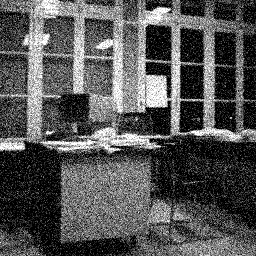
//> input picture office_noisy.png, 256 x 256 px
$ ./main   (built with g++ and OpenCV 4)
//> lines starting //> are read from the running program, lines starting //| are printed output that depends on the picture

#include <iostream>
#include <string>
#include "opencv2/core/core.hpp"
#include "opencv2/highgui/highgui.hpp"
#include "opencv2/imgproc/imgproc.hpp"

using namespace cv;
using namespace std;

double computeDiffusion(double v, double lambda);
double flux(const Mat& img, int x, int y, double lambda);
void peronaMalik(Mat& out, const Mat& in, double dt, double tMax, double lambda);

int main(int argc , char** argv)
{
  //Initialization of the data
  Mat img = imread("../office_noisy.png", CV_LOAD_IMAGE_GRAYSCALE);
//> img is the input picture: 256 rows x 256 cols, CV_8UC1; min 0, max 255, mean 84.7
  Mat out;

  double dt = 0.1, lambda = 10., tMax = 100.;

  img.convertTo(img, CV_64F); //Convert the image source in CV_64F (i.e float with a range of [0;1])
//> img: 256 rows x 256 cols, CV_64FC1

  peronaMalik(out, img, dt, tMax, lambda);
//> after the loop in peronaMalik, `while(abs(t - tMax) > eps)`:
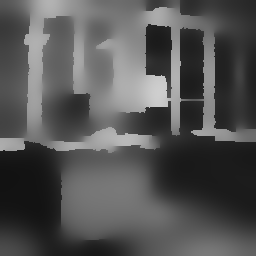
//> out: 256 rows x 256 cols, CV_64FC1; min 18.04, max 206.5, mean 84.7
//> after the loop in peronaMalik, `while(abs(t - tMax) > eps)`: t = 100

  double min, max;
  minMaxLoc(out, &min, &max);
//> min = 18.04; max = 206.5
  out.convertTo(out, CV_8U, 255./(max-min), -255.0*min/(max-min));
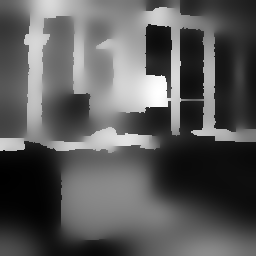
//> out: 256 rows x 256 cols, CV_8UC1; min 0, max 255, mean 90.1

  imshow("Non linear anisotropic diffusion", out);
  waitKey(0);

  return 0;
}

double computeDiffusion(double v, double lambda)
{
  return  1. /( 1 + (v*v/(lambda*lambda)) );
}

double flux(const Mat& img, int i, int j, double lambda)
{
  double current = img.at<double>(i, j);
  int width = img.cols;
  int height = img.rows;

  int prevI = i - 1;
  int nextI = i + 1;
  int prevJ = j - 1;
  int nextJ = j + 1;

  //Condition at the border of the image
  if(prevI < 0)
    prevI = 0;

  if(nextI >= height)
    nextI = height - 1;

  if(prevJ < 0)
    prevJ = 0;

  if(nextJ >= width)
    nextJ = width - 1;

  //Get the pixel in the neighborhood of (i,j)
  double pixelN = img.at<double>(prevI, j);
  double pixelS = img.at<double>(nextI, j);
  double pixelE = img.at<double>(i, nextJ);
  double pixelW = img.at<double>(i, prevJ);

  double pixelNW = img.at<double>(prevI, prevJ);
  double pixelSW = img.at<double>(nextI, prevJ);
  double pixelNE = img.at<double>(prevI, nextJ);
  double pixelSE = img.at<double>(nextI, nextJ);

  //Compute the conduction coefficients
  double diffN = computeDiffusion(abs(current - pixelN), lambda);
  double diffS = computeDiffusion(abs(current - pixelS), lambda);
  double diffE = computeDiffusion(abs(current - pixelE), lambda);
  double diffW = computeDiffusion(abs(current - pixelW), lambda);
  /*
  double diffNW = computeDiffusion(abs(pixelNW - current), lambda);
  double diffSW = computeDiffusion(abs(pixelSW - current), lambda);
  double diffNE = computeDiffusion(abs(pixelNE - current), lambda);
  double diffSE = computeDiffusion(abs(pixelSE - current), lambda);
  */

  //Compute the flux
  double delta = (diffN * (pixelN - current))
    + (diffS * (pixelS - current))
    + (diffE * (pixelE - current))
    + (diffW * (pixelW - current)) ;
    /*    + 0.5 * ( (diffNW *(pixelNW - current))
	      + (diffSW *(pixelSW - current))
	      + (diffNE *(pixelNE - current))
	      + (diffSE *(pixelSE - current))  );
    */
  return delta;
}

/*Function which compute the anysotropic diffusion filter*/
void peronaMalik(Mat& out, const Mat& in, double dt, double tMax, double lambda)
{
  double eps = 1e-8, t = 0;

  Mat imgTemp = Mat(in.rows, in.cols, CV_64F);
  in.copyTo(out);


  while(abs(t - tMax) > eps)
    {
      for(int i = 0; i < in.rows; ++i)
	for(int j = 0; j < in.cols; ++j)
	  {
	    double value = (dt * flux(out, i, j, lambda)) + out.at<double>(i, j);
	    imgTemp.at<double>(i, j) = value;
	  }

      imgTemp.copyTo(out);

      t += dt;
    }

  return;
}
